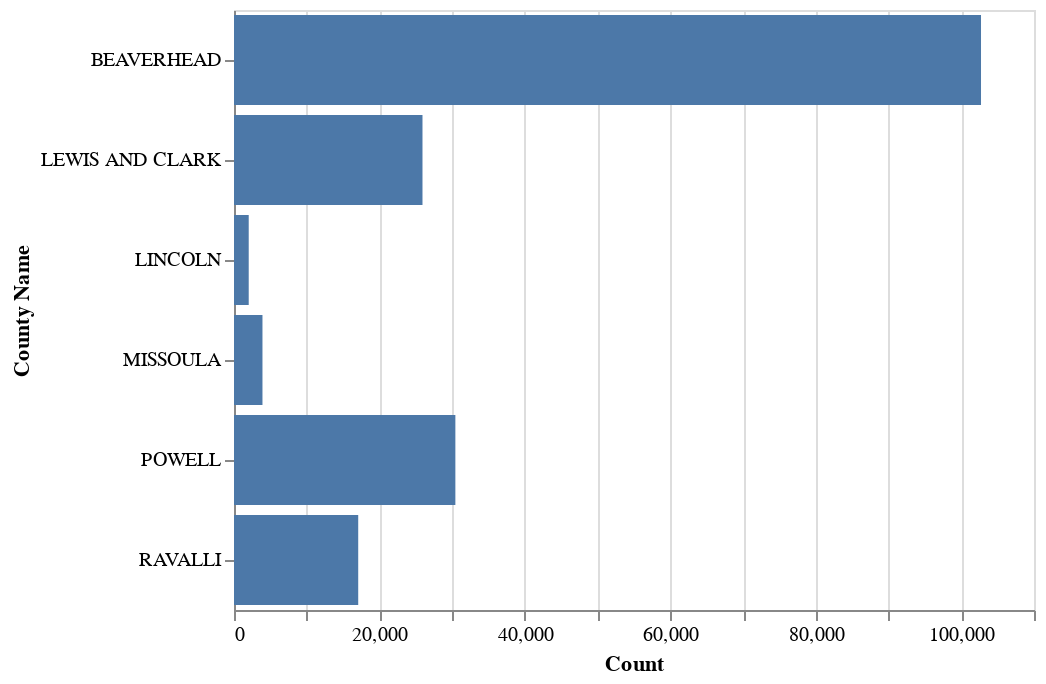

Source (notebook cell):
### Code cell
# Task 3
# Flip chart orientation
# swap "x" and "y" in below

alt.Chart(data).mark_bar().encode(
    x='Count',
    y='County Name'
)

### Figure 1 — Vega-Lite specification as saved in the notebook (floating-point values rounded to 4 significant figures)
{"$schema": "https://vega.github.io/schema/vega-lite/v3.4.0.json", "config": {"background": "white", "mark": {"tooltip": null}, "view": {"height": 300, "width": 400}}, "data": {"name": "data-a0a9f46bdcc0a9796d64ee2022f8f289"}, "datasets": {"data-a0a9f46bdcc0a9796d64ee2022f8f289": [{"Count": 3914, "County Id": 4, "County Name": "MISSOULA", "Type": "Cattle", "Year": 2018}, {"Count": 25917, "County Id": 5, "County Name": "LEWIS AND CLARK", "Type": "Cattle", "Year": 2018}, {"Count": 17080, "County Id": 13, "County Name": "RAVALLI", "Type": "Cattle", "Year": 2018}, {"Count": 102714, "County Id": 18, "County Name": "BEAVERHEAD", "Type": "Cattle", "Year": 2018}, {"Count": 30438, "County Id": 28, "County Name": "POWELL", "Type": "Cattle", "Year": 2018}, {"Count": 2024, "County Id": 56, "County Name": "LINCOLN", "Type": "Cattle", "Year": 2018}]}, "encoding": {"x": {"field": "Count", "type": "quantitative"}, "y": {"field": "County Name", "type": "nominal"}}, "mark": "bar"}
